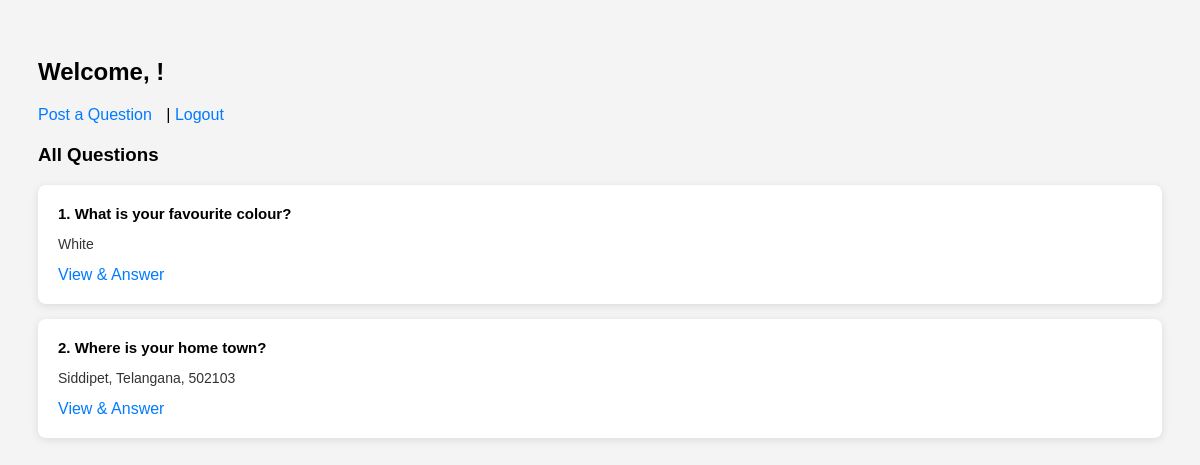
Screenshot of /home/ (signed in) with the database file from the repository.
### core/models.py (models this page shows, shortened)
class Question(models.Model):
    user = models.ForeignKey(User, on_delete=models.CASCADE)
    title = models.CharField(max_length=255)
    body = models.TextField()
    created_at = models.DateTimeField(auto_now_add=True)

### core/views.py (the view)
# urls.py: path('home/', views.home, name='home'),
@login_required
def home(request):
    questions = Question.objects.all().order_by('-created_at')
    return render(request, 'home.html', {'questions': questions})

### core/templates/home.html (shortened to what this page needs)
<!DOCTYPE html>
<html>
<head>
</head>
<body>
    <div class="welcome">
        <h2>Welcome, {{ request.user.first_name }} {{ request.user.last_name }}!</h2>
        <p><a href="{% url 'post_question' %}">Post a Question</a> | <a href="{% url 'logout' %}">Logout</a></p>
    </div>
    <h3>All Questions</h3>
    {% if questions %}
        {% for question in questions %}
            <div class="question-box">
                <div class="question-title">{{ forloop.counter }}. {{ question.title }}</div>
                <div class="question-body">{{ question.body|linebreaks }}</div>
                <div class="links">
                    <a href="{% url 'question_detail' question.id %}">View & Answer</a>
                </div>
            </div>
        {% endfor %}
    {% else %}
        <p>No questions posted yet.</p>
    {% endif %}
</body>
</html>

### core/templates/home.html (style rules this page uses)
body { font-family: Arial, sans-serif; background-color: #f4f4f4; padding: 30px; }
.welcome { margin-bottom: 20px; }
.question-box { background-color: #fff; padding: 20px; margin-bottom: 15px; border-radius: 8px; box-shadow: 0 2px 8px rgba(0,0,0,0.1); }
.question-title { font-weight: bold; font-size: 15px; margin-bottom: 5px; }
.question-body { font-size: 14px; margin-bottom: 10px; color: #333; }
.links { margin-top: 10px; }
a { color: #007bff; text-decoration: none; margin-right: 10px; }

### rows the page displays
Question: title "What is your favourite colour?", body "White"
Question: title "Where is your home town?", body "Siddipet, Telangana, 502103"
